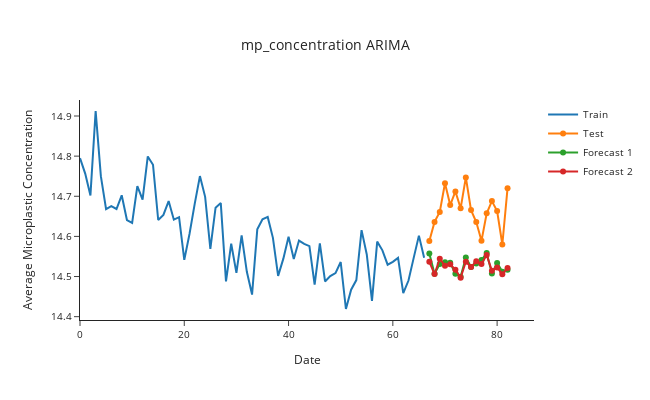

Notebook cell for this chart:
### Code cell
import plotly.graph_objects as go
import nbformat

def plot_forecasts(forecasts_1: list[float], forecasts_2: list[float], title: str) -> None:
    """Function to plot the forecasts."""
    fig = go.Figure()
    fig.add_trace(go.Scatter(x=train.index, y=train['mp_concentration'], name='Train'))
    fig.add_trace(go.Scatter(x=test.index, y=test['mp_concentration'], name='Test'))
    fig.add_trace(go.Scatter(x=test.index, y=forecasts_1, name='Forecast 1'))
    fig.add_trace(go.Scatter(x=test.index, y=forecasts_2, name='Forecast 2'))
    fig.update_layout(template="simple_white", font=dict(size=10), title_text=title,
                      width=650, title_x=0.5, height=400, xaxis_title='Date',
                      yaxis_title='Average Microplastic Concentration')

    return fig.show()


# Plot the forecasts
plot_forecasts(arima_forecasts_1, arima_forecasts_2, 'mp_concentration ARIMA')

### Figure 1 — Plotly figure (JSON) as saved in the notebook; plotly's stock layout.template omitted (floating-point values rounded to 4 significant figures)
{"data": [{"name": "Train", "type": "scatter", "x": [0, 1, 2, 3, 4, 5, 6, 7, 8, 9, 10, 11, 12, 13, 14, 15, 16, 17, 18, 19, 20, 21, 22, 23, 24, 25, 26, 27, 28, 29, 30, 31, 32, 33, 34, 35, 36, 37, 38, 39, 40, 41, 42, 43, 44, 45, 46, 47, 48, 49, 50, 51, 52, 53, 54, 55, 56, 57, 58, 59, 60, 61, 62, 63, 64, 65, 66], "y": [14.79, 14.76, 14.7, 14.91, 14.75, 14.67, 14.68, 14.67, 14.7, 14.64, 14.63, 14.73, 14.69, 14.8, 14.78, 14.64, 14.65, 14.69, 14.64, 14.65, 14.54, 14.61, 14.68, 14.75, 14.7, 14.57, 14.67, 14.68, 14.49, 14.58, 14.51, 14.6, 14.51, 14.46, 14.62, 14.64, 14.65, 14.6, 14.5, 14.54, 14.6, 14.54, 14.59, 14.58, 14.58, 14.48, 14.58, 14.49, 14.5, 14.51, 14.54, 14.42, 14.47, 14.49, 14.62, 14.56, 14.44, 14.59, 14.57, 14.53, 14.54, 14.55, 14.46, 14.49, 14.55, 14.6, 14.55]}, {"name": "Test", "type": "scatter", "x": [67, 68, 69, 70, 71, 72, 73, 74, 75, 76, 77, 78, 79, 80, 81, 82], "y": [14.59, 14.64, 14.66, 14.73, 14.68, 14.71, 14.67, 14.75, 14.67, 14.64, 14.59, 14.66, 14.69, 14.66, 14.58, 14.72]}, {"name": "Forecast 1", "type": "scatter", "x": [67, 68, 69, 70, 71, 72, 73, 74, 75, 76, 77, 78, 79, 80, 81, 82], "y": [14.56, 14.51, 14.53, 14.54, 14.53, 14.51, 14.5, 14.55, 14.52, 14.53, 14.54, 14.56, 14.51, 14.53, 14.51, 14.52]}, {"name": "Forecast 2", "type": "scatter", "x": [67, 68, 69, 70, 71, 72, 73, 74, 75, 76, 77, 78, 79, 80, 81, 82], "y": [14.54, 14.51, 14.54, 14.53, 14.53, 14.52, 14.5, 14.54, 14.52, 14.54, 14.53, 14.55, 14.51, 14.52, 14.51, 14.52]}], "layout": {"font": {"size": 10}, "height": 400, "title": {"text": "mp_concentration ARIMA", "x": 0.5}, "width": 650, "xaxis": {"title": {"text": "Date"}}, "yaxis": {"title": {"text": "Average Microplastic Concentration"}}}}
